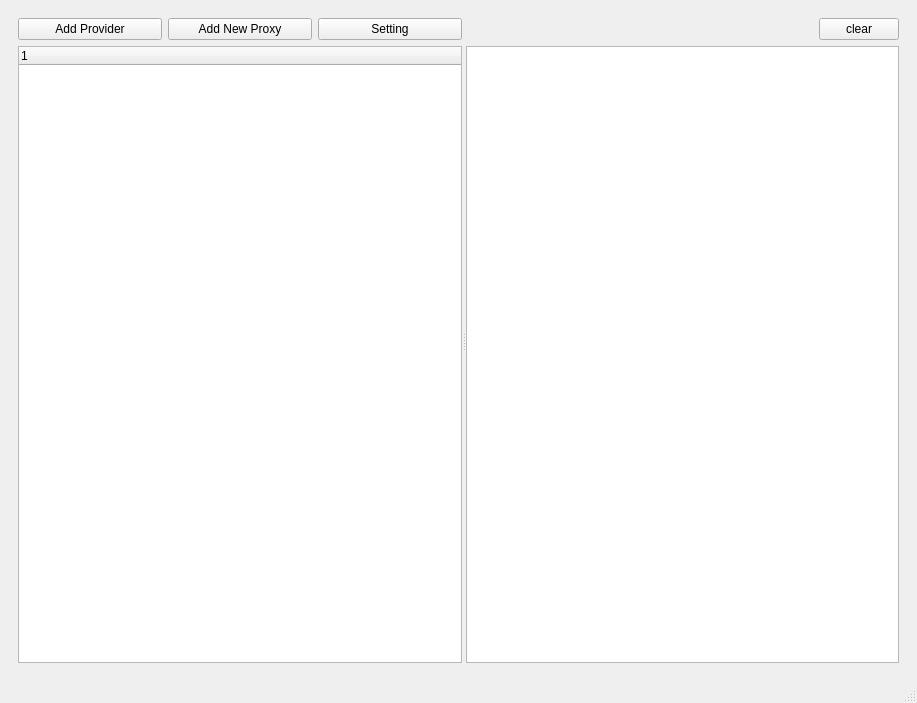
<?xml version="1.0" encoding="UTF-8"?>
<ui version="4.0">
 <class>MainWindow</class>
 <widget class="QMainWindow" name="MainWindow">
  <property name="geometry">
   <rect>
    <x>0</x>
    <y>0</y>
    <width>917</width>
    <height>703</height>
   </rect>
  </property>
  <property name="windowTitle">
   <string>MainWindow</string>
  </property>
  <widget class="QWidget" name="centralwidget">
   <layout class="QVBoxLayout" name="verticalLayout_3" stretch="1">
    <item>
     <widget class="QFrame" name="frame">
      <layout class="QHBoxLayout" name="horizontalLayout_2">
       <item>
        <widget class="QSplitter" name="splitter">
         <property name="orientation">
          <enum>Qt::Horizontal</enum>
         </property>
         <widget class="QWidget" name="">
          <layout class="QVBoxLayout" name="verticalLayout">
           <item>
            <layout class="QHBoxLayout" name="horizontalLayout_4">
             <item>
              <widget class="QPushButton" name="addProviderBtn">
               <property name="text">
                <string>Add Provider</string>
               </property>
              </widget>
             </item>
             <item>
              <widget class="QPushButton" name="addNewProxyBtn">
               <property name="text">
                <string>Add New Proxy</string>
               </property>
              </widget>
             </item>
             <item>
              <widget class="QPushButton" name="settingButton">
               <property name="text">
                <string>Setting</string>
               </property>
              </widget>
             </item>
            </layout>
           </item>
           <item>
            <widget class="QTreeWidget" name="proxyList">
             <property name="sizePolicy">
              <sizepolicy hsizetype="Preferred" vsizetype="Expanding">
               <horstretch>0</horstretch>
               <verstretch>200</verstretch>
              </sizepolicy>
             </property>
             <property name="minimumSize">
              <size>
               <width>250</width>
               <height>0</height>
              </size>
             </property>
             <column>
              <property name="text">
               <string notr="true">1</string>
              </property>
             </column>
            </widget>
           </item>
          </layout>
         </widget>
         <widget class="QWidget" name="">
          <layout class="QVBoxLayout" name="verticalLayout_2">
           <item>
            <layout class="QHBoxLayout" name="horizontalLayout">
             <item>
              <spacer name="horizontalSpacer_2">
               <property name="orientation">
                <enum>Qt::Horizontal</enum>
               </property>
               <property name="sizeHint" stdset="0">
                <size>
                 <width>40</width>
                 <height>20</height>
                </size>
               </property>
              </spacer>
             </item>
             <item>
              <widget class="QPushButton" name="clearLogBtn">
               <property name="text">
                <string>clear</string>
               </property>
              </widget>
             </item>
            </layout>
           </item>
           <item>
            <widget class="QPlainTextEdit" name="logView"/>
           </item>
          </layout>
         </widget>
        </widget>
       </item>
      </layout>
     </widget>
    </item>
   </layout>
  </widget>
  <widget class="QMenuBar" name="menubar">
   <property name="geometry">
    <rect>
     <x>0</x>
     <y>0</y>
     <width>917</width>
     <height>30</height>
    </rect>
   </property>
  </widget>
  <widget class="QStatusBar" name="statusbar"/>
 </widget>
 <resources/>
 <connections/>
</ui>
